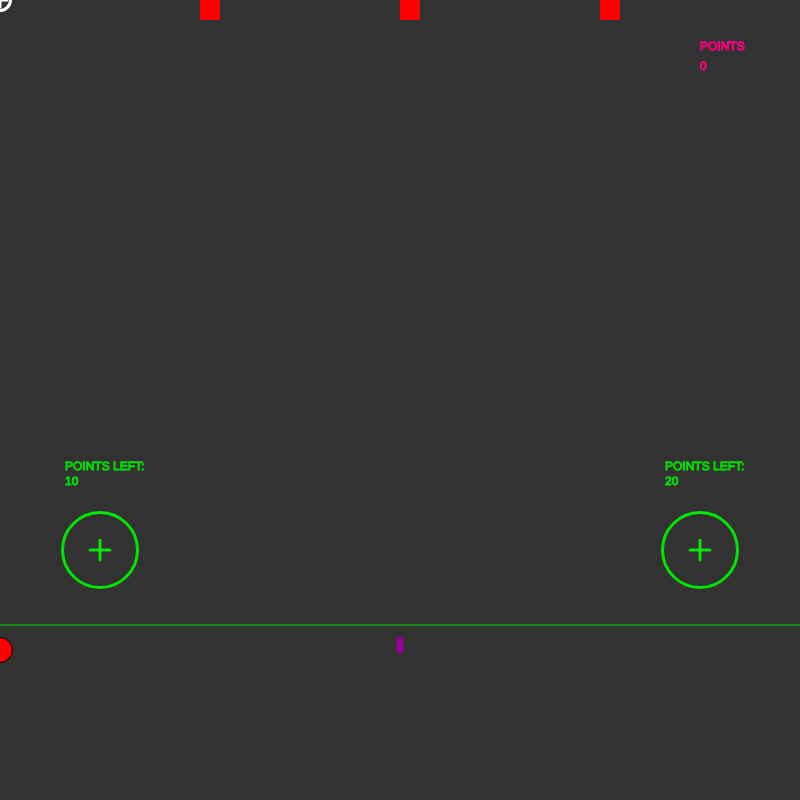
Frame 1 (no input)
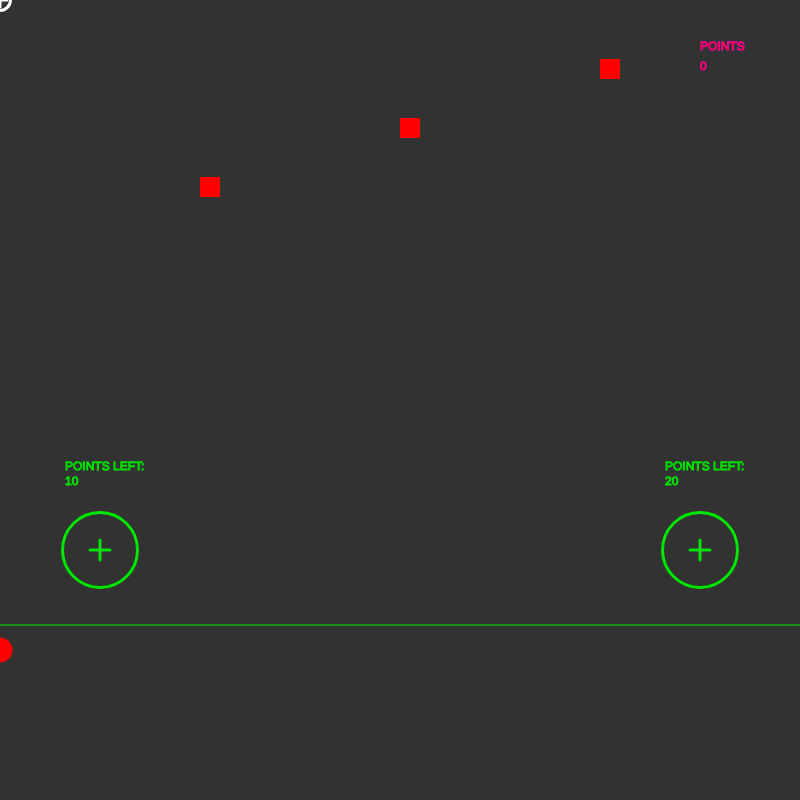
Frame 60 (no input)
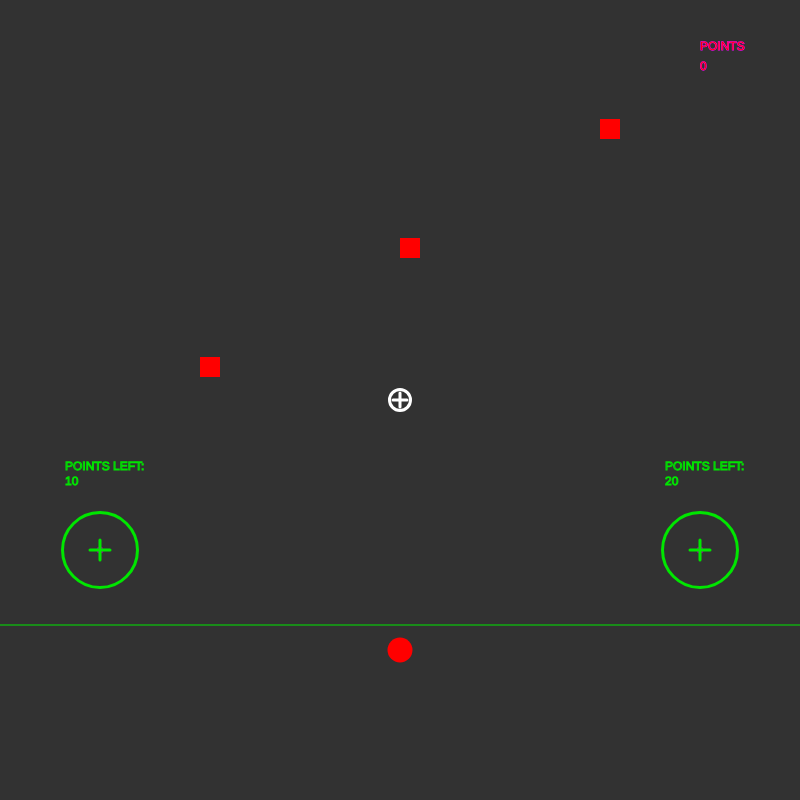
Frame 120 (the mouse pressed at the canvas centre since frame 60)

The p5.js sketch that drew these frames (run headless with seeded random() and noise() and a simulated clock; from frame 60 on, the mouse is pressed at the canvas centre):

// p5.js sketch
// ── sketch.js
function setup() {
  createCanvas(800, 800);
  noCursor()
}
//variables
var laserX = 400
var laserY = 650
var ay = 0
var by = 0
var cy = 0
var ax = 200
var bx = 400
var cx = 600
var points =0
var tunlock1=10
var tunlock2=20
var unlockexist1=0
var unlockexist2=0
var tlaserX=100
var tlaserY=550
var tlaserX2=700
var tlaserY2=550
var tlevel1=1
var tlevel2=1


//things
function draw() {
  background(50, 50, 50);
  fill(255, 0, 0)
  ellipse(mouseX, 650, 25, 25)
  stroke(0, 230, 0)
  line(0,625, 800, 625)
  stroke(150, 0, 150)
  strokeWeight(7)
  line(laserX, laserY, laserX, laserY-10)
  line(100, 550, tlaserX, tlaserY)
  line(700, 550, tlaserX2, tlaserY2)
  strokeWeight(1)
  laserY=laserY-30
  noStroke()
  rect(ax, ay, 20, 20)
  rect(bx, by, 20, 20)
  rect(cx, cy, 20, 20)
  ay=ay+3
  by=by+2
  cy=cy+1
  if(ay > 850){
    ay=-50
    ax=random(200, 600)
  }
  if(by > 850){
    by=-50
    bx=random(200, 600)
  }
  if(cy >850){
    cy=-50
    cx=random(200, 600)
  }
  if(ay > 625 && ay < 630){
    points=points-5
  }
   if(by > 625 && by < 627){
    points=points-5
  }
  if(cy > 625 && cy < 627){
    points=points-5
  }
  
  stroke(255, 0, 255)
  text(`POINTS`, 700, 50)
  text(points, 700, 70)
  noStroke()
  stroke(255, 255, 255)
  strokeWeight(3)
  line(mouseX, mouseY-7, mouseX, mouseY+7)
  line(mouseX+7, mouseY, mouseX-7, mouseY)
  noFill()
  ellipse(mouseX, mouseY, 21,21)
  noStroke()
  stroke(0, 230, 0)
  ellipse(100, 550, 75, 75)
  ellipse(700, 550, 75, 75)
  line(100, 560, 100, 540)
  line(90, 550, 110, 550)
  line(700, 560, 700, 540)
  line(690, 550, 710, 550)
  
  //turrets unlocking
  strokeWeight(1)
  text(`POINTS LEFT:`, 65, 470)
  text(`POINTS LEFT:`, 665, 470)
  text(tunlock1-points, 65, 485)
  text(tunlock2-points, 665, 485)
  noStroke()
  
  
  
  if(points>tunlock1){
    unlockexist1=unlockexist1+2
  }
  if(unlockexist1>1){
    fill(255, 0, 0)
    ellipse(100, 550, 50, 50)
    tunlock1=110
    
  }
  if(unlockexist1>3){
    fill(255, 255, 0)
    ellipse(100, 550, 50, 50)
    tunlock1=310
    tlevel1=2
  }
  
  if(points>tunlock2){
    unlockexist2=unlockexist2+2
  }
  if(unlockexist2>1){
    fill(255, 0, 0)
    ellipse(700, 550, 50, 50)
    tunlock2=110
  }
  if(unlockexist2>3){
    fill(255, 255, 0)
    ellipse(700, 550, 50, 50)
    tunlock2=310
    tlevel2=2
  }
  
    
     
  //collisions   
  if(laserX<ax+20 && laserX>ax && laserY<ay){
    ay=-50
    ax=random(200, 600)
    laserY=900
    laserX=900
    points= points+1
  }
  if(laserX<bx+20 && laserX>bx && laserY<by){
    by=-50
    bx=random(200, 600)
    laserY=900
    laserX=900
    points= points+1
  }
  if(laserX<cx+20 && laserX>cx && laserY<cy){
    cy=-50
    cx=random(200, 600)
    laserY=900
    laserX=900
    points= points+1
  }
  
  if(ax<400 && ay>400 && unlockexist1>1){
    tlaserX=ax
    tlaserY=ay
  }
  if(ax<400 && ay>400 && unlockexist2>1){
    laserX2=ax
    laserY2=ay
    
  }
  if(bx<400 && by>400 && unlockexist2>1){
    laserX2=bx
    laserY2=by
  }
  if(cx<400 && cy>400 && unlockexist2>1){
    laserX2=cx
    laserY2=cy
  }
  
  
  if(ay>500 && tlaserX==ax && tlaserY==ay){
    
    tlaserX=100
    tlaserY=550
    ay=-50
    ax=random(200, 600)
    points=points+tlevel1
  }
  if(by>500 && tlaserX==bx && tlaserY==by){
    tlaserX2=700
    tlaserY2=550
    by=-50
    bx=random(200, 600)
    points=points+tlevel2
  }
  if(cy>500 && tlaserX==cx && tlaserY==cy){
    tlaserX2=700
    tlaserY2=550
    cy=-50
    cx=random(200, 600)
    points=points+tlevel2
  }
  if(ay>500 && tlaserX2==ax && tlaserY2==ay){
    tlaserX2=700
    tlaserY2=550
    ay=-50
    ax=random(200, 600)
    points=points+tlevel2
  }
  if(by>500 && tlaserX2==ax && tlaserY2==by){
    tlaserX2=700
    tlaserY2=550
    by=-50
    bx=random(200, 600)
    points=points+tlevel2
  }
  if(cy>500 && tlaserX2==ax && tlaserY2==cy){
    tlaserX2=700
    tlaserY2=550
    cy=-50
    cx=random(200, 600)
    points=points+tlevel2
  }
  

  
  
}

function mousePressed(){
  laserX=mouseX
  laserY=650
  
}
